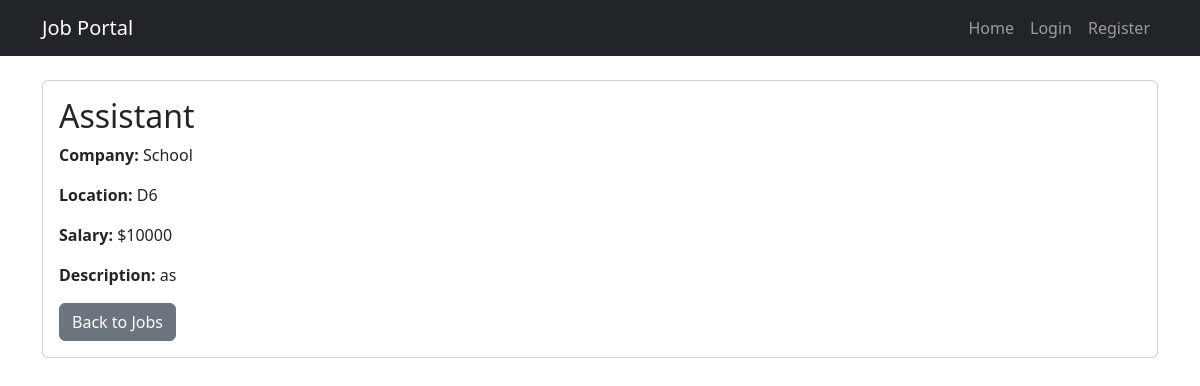
/1/, run on the app's committed database.
### jobs/models.py (models this page shows, shortened)
class Job(models.Model):
    title = models.CharField(max_length=200)
    description = models.TextField()
    company = models.CharField(max_length=200)
    location = models.CharField(max_length=100)
    salary = models.PositiveIntegerField()
    posted_at = models.DateTimeField(auto_now_add=True)
    employer = models.ForeignKey(User, on_delete=models.CASCADE, related_name="jobs", default=1)

### jobs/views.py (the view)
# urls.py: path("<int:job_id>/", views.job_detail, name="job_detail"),
def job_detail(request, job_id):
    job = get_object_or_404(Job, id=job_id)
    return render(request, "jobs/job_detail.html", {"job": job})

### jobs/templates/jobs/job_detail.html (shortened to what this page needs)
{% extends 'base.html' %}
{% block content %}
<div class="card">
    <div class="card-body">
        <h2 class="card-title">{{ job.title }}</h2>
        <p><strong>Company:</strong> {{ job.company }}</p>
        <p><strong>Location:</strong> {{ job.location }}</p>
        <p><strong>Salary:</strong> ${{ job.salary }}</p>
        <p><strong>Description:</strong> {{ job.description }}</p>
        <a href="{% url 'job_list' %}" class="btn btn-secondary">Back to Jobs</a>
    </div>
</div>
{% endblock %}

### data on the page
Job: title "Assistant", company "School", location "D6", salary "10000", description "as"
